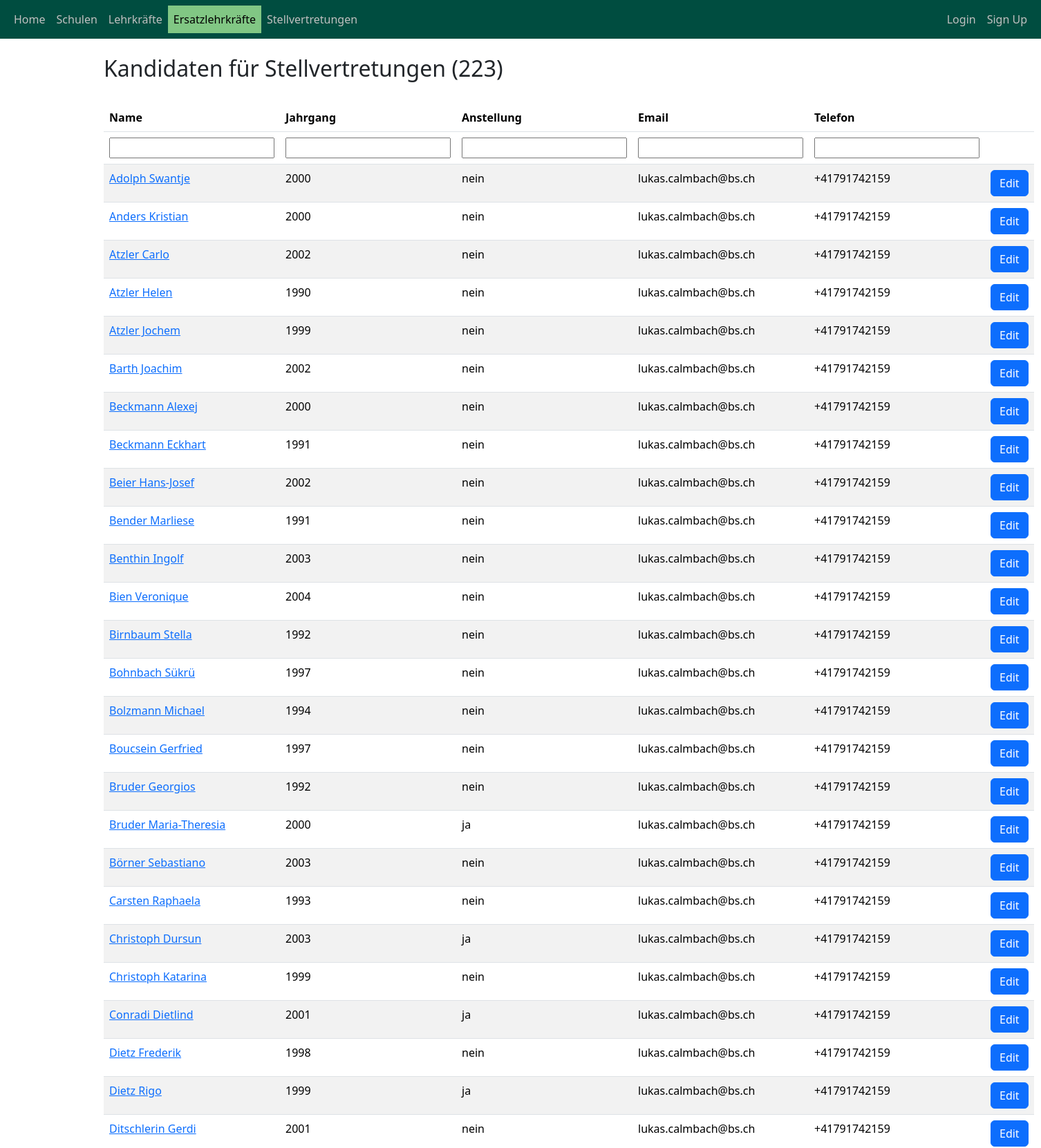
Screenshot of /school_management/candidates/ (upper part) with the database file from the repository.
### school_management/models.py (models this page shows, shortened)
class Person(models.Model):
    first_name = models.CharField(max_length=255, verbose_name="Vorname")
    last_name = models.CharField(max_length=255, verbose_name="Nachname")
    email = models.EmailField(verbose_name="Email", blank=True)
    phone_number = models.CharField(
        max_length=20, verbose_name="Telefonnummer", blank=True
    )
    year_of_birth = models.CharField(
        max_length=255, verbose_name="Jahrgang", blank=True
    )
    cv_text = models.TextField(verbose_name="CV Text", blank=True)
    cv_file = models.FileField(verbose_name="CV Datei", blank=True, upload_to="cv/")
    is_teacher = models.BooleanField(verbose_name="LehrerIn", default=False)
    is_candidate = models.BooleanField(verbose_name="KandidatIn für Stellvertretung", default=False)
    is_manager = models.BooleanField(
        verbose_name="Leitung/Administration",
        default=False
    )
    years_of_experience = models.IntegerField(
        verbose_name="Erfahrung in Jahren", blank=True, default=1
    )
    gender = models.ForeignKey('Gender', on_delete=models.CASCADE, verbose_name="Geschlecht", default=1)
    description = models.TextField(
        max_length=500, verbose_name="Bemerkungen", blank=True
    )
    subjects = models.ManyToManyField('Subject', related_name='person_subjects', blank=True)  # Many-to-many relationship
    @property
    def fullname(self):
        return f"{self.last_name} {self.first_name}"
    class Meta:
        verbose_name = "Person"
        verbose_name_plural = "Personen"
        ordering = ['last_name', 'first_name']

### school_management/views.py (the view)
# urls.py: path("candidates/", CandidateListView.as_view(), name="candidate_list"),
class CandidateListView(ListView):
    model = Candidate
    context_object_name = (
        "candidates"  # The name of the variable to be used in the template
    )
    template_name = "school_management/candidate_list.html"  # Path to the template
    def get_queryset(self):
        queryset = super().get_queryset()  # Get the original queryset
        first_name_filter = self.request.GET.get("first_name_filter", "")
        last_name_filter = self.request.GET.get("last_name_filter", "")
        gender_filter = self.request.GET.get("gender_filter", "")
        year_filter = self.request.GET.get("year_filter", "")
        email_filter = self.request.GET.get("email_filter", "")
        phone_filter = self.request.GET.get("phone_filter", "")
        if first_name_filter:
            queryset = queryset.filter(first_name__icontains=first_name_filter)
        if last_name_filter:
            queryset = queryset.filter(last_name__icontains=last_name_filter)
        if gender_filter:
            queryset = queryset.filter(gender__name__icontains=gender_filter)
        if year_filter:
            queryset = queryset.filter(year_of_birth__icontains=year_filter)
        if email_filter:
            queryset = queryset.filter(email__icontains=email_filter)
        if phone_filter:
            queryset = queryset.filter(phone_number__icontains=phone_filter)
        return queryset

### school_management/models.py (called while the page is built)
    def get_queryset(self):
        return super().get_queryset().filter(is_candidate=True)

### school_management/templatetags/custom_filters.py (called while the page is built)
@register.filter(name='boolean_to_ja_nein')
def boolean_to_ja_nein(value):
    if isinstance(value, bool):
        return "ja" if value else "nein"
    return value

### templates/school_management/candidate_list.html (shortened to what this page needs)
{% extends "base.html" %}
{% load custom_filters %}
{% block content %}
<div class="table-container">
    <h2>Kandidaten für Stellvertretungen ({{candidates|length}})</h2>
    <br>
      <form method="get" action="">
        <table id="candidates" class="table table-striped">
            <thead>
                <tr>
                    <th>Name</th>
                    <th>Jahrgang</th>
                    <th>Anstellung</th>
                    <th>Email</th>
                    <th>Telefon</th>
                    <th></th>
                </tr>
                <tr>
                    <th><input type="text" name="name_filter" value="{{ request.GET.name_filter }}"></th>
                    <th><input type="text" name="year_filter" value="{{ request.GET.year_filter }}"></th>
                    <th><input type="text" name="is_teacher_filter" value="{{ request.GET.is_teacher_filter }}"></th>
                    <th><input type="text" name="email_filter" value="{{ request.GET.email_filter }}"></th>
                    <th><input type="text" name="phone_filter" value="{{ request.GET.phone_filter }}"></th>
                    <th></th>
                </tr>
            </thead>
            <tbody>
                {% for candidate in candidates %}
                <tr>
                  <td><a href="{% url 'candidate_detail' pk=candidate.pk %}">{{ candidate.fullname }}</a></td>
                    <td>{{ candidate.year_of_birth }}</td>
                    <td>{{ candidate.is_teacher|boolean_to_ja_nein }}</td>
                    <td>{{ candidate.email }}</td>
                    <td>{{ candidate.phone_number }}</td>
                    <td><a href="{% url 'candidate_edit' pk=candidate.pk %}" class="btn btn-primary">Edit</a></td>
                </tr>
                {% endfor %}
            </tbody>
        </table>
    </form>
  {% endblock %}

### static/css/styles.css (style rules this page uses)
.table-container { margin-left: 150px; margin-right: 150px; }

### rows the page displays
Person: fullname "Adolph Swantje", year_of_birth "2000", is_teacher|boolean_to_ja_nein "nein", email "lukas.calmbach@bs.ch", phone_number "+41791742159"
Person: fullname "Anders Kristian", year_of_birth "2000", is_teacher|boolean_to_ja_nein "nein", email "lukas.calmbach@bs.ch", phone_number "+41791742159"
Person: fullname "Atzler Carlo", year_of_birth "2002", is_teacher|boolean_to_ja_nein "nein", email "lukas.calmbach@bs.ch", phone_number "+41791742159"
Person: fullname "Atzler Helen", year_of_birth "1990", is_teacher|boolean_to_ja_nein "nein", email "lukas.calmbach@bs.ch", phone_number "+41791742159"
Person: fullname "Atzler Jochem", year_of_birth "1999", is_teacher|boolean_to_ja_nein "nein", email "lukas.calmbach@bs.ch", phone_number "+41791742159"
Person: fullname "Barth Joachim", year_of_birth "2002", is_teacher|boolean_to_ja_nein "nein", email "lukas.calmbach@bs.ch", phone_number "+41791742159"
Person: fullname "Beckmann Alexej", year_of_birth "2000", is_teacher|boolean_to_ja_nein "nein", email "lukas.calmbach@bs.ch", phone_number "+41791742159"
Person: fullname "Beckmann Eckhart", year_of_birth "1991", is_teacher|boolean_to_ja_nein "nein", email "lukas.calmbach@bs.ch", phone_number "+41791742159"
Person: fullname "Beier Hans-Josef", year_of_birth "2002", is_teacher|boolean_to_ja_nein "nein", email "lukas.calmbach@bs.ch", phone_number "+41791742159"
Person: fullname "Bender Marliese", year_of_birth "1991", is_teacher|boolean_to_ja_nein "nein", email "lukas.calmbach@bs.ch", phone_number "+41791742159"
Person: fullname "Benthin Ingolf", year_of_birth "2003", is_teacher|boolean_to_ja_nein "nein", email "lukas.calmbach@bs.ch", phone_number "+41791742159"
Person: fullname "Bien Veronique", year_of_birth "2004", is_teacher|boolean_to_ja_nein "nein", email "lukas.calmbach@bs.ch", phone_number "+41791742159"
Person: fullname "Birnbaum Stella", year_of_birth "1992", is_teacher|boolean_to_ja_nein "nein", email "lukas.calmbach@bs.ch", phone_number "+41791742159"
Person: fullname "Bohnbach Sükrü", year_of_birth "1997", is_teacher|boolean_to_ja_nein "nein", email "lukas.calmbach@bs.ch", phone_number "+41791742159"
Person: fullname "Bolzmann Michael", year_of_birth "1994", is_teacher|boolean_to_ja_nein "nein", email "lukas.calmbach@bs.ch", phone_number "+41791742159"
Person: fullname "Boucsein Gerfried", year_of_birth "1997", is_teacher|boolean_to_ja_nein "nein", email "lukas.calmbach@bs.ch", phone_number "+41791742159"
Person: fullname "Bruder Georgios", year_of_birth "1992", is_teacher|boolean_to_ja_nein "nein", email "lukas.calmbach@bs.ch", phone_number "+41791742159"
Person: fullname "Bruder Maria-Theresia", year_of_birth "2000", is_teacher|boolean_to_ja_nein "ja", email "lukas.calmbach@bs.ch", phone_number "+41791742159"
Person: fullname "Börner Sebastiano", year_of_birth "2003", is_teacher|boolean_to_ja_nein "nein", email "lukas.calmbach@bs.ch", phone_number "+41791742159"
Person: fullname "Carsten Raphaela", year_of_birth "1993", is_teacher|boolean_to_ja_nein "nein", email "lukas.calmbach@bs.ch", phone_number "+41791742159"
Person: fullname "Christoph Dursun", year_of_birth "2003", is_teacher|boolean_to_ja_nein "ja", email "lukas.calmbach@bs.ch", phone_number "+41791742159"
Person: fullname "Christoph Katarina", year_of_birth "1999", is_teacher|boolean_to_ja_nein "nein", email "lukas.calmbach@bs.ch", phone_number "+41791742159"
Person: fullname "Conradi Dietlind", year_of_birth "2001", is_teacher|boolean_to_ja_nein "ja", email "lukas.calmbach@bs.ch", phone_number "+41791742159"
Person: fullname "Dietz Frederik", year_of_birth "1998", is_teacher|boolean_to_ja_nein "nein", email "lukas.calmbach@bs.ch", phone_number "+41791742159"
Person: fullname "Dietz Rigo", year_of_birth "1999", is_teacher|boolean_to_ja_nein "ja", email "lukas.calmbach@bs.ch", phone_number "+41791742159"
Person: fullname "Ditschlerin Gerdi", year_of_birth "2001", is_teacher|boolean_to_ja_nein "nein", email "lukas.calmbach@bs.ch", phone_number "+41791742159"

### other values shown
{{ candidates|length }} "223"
